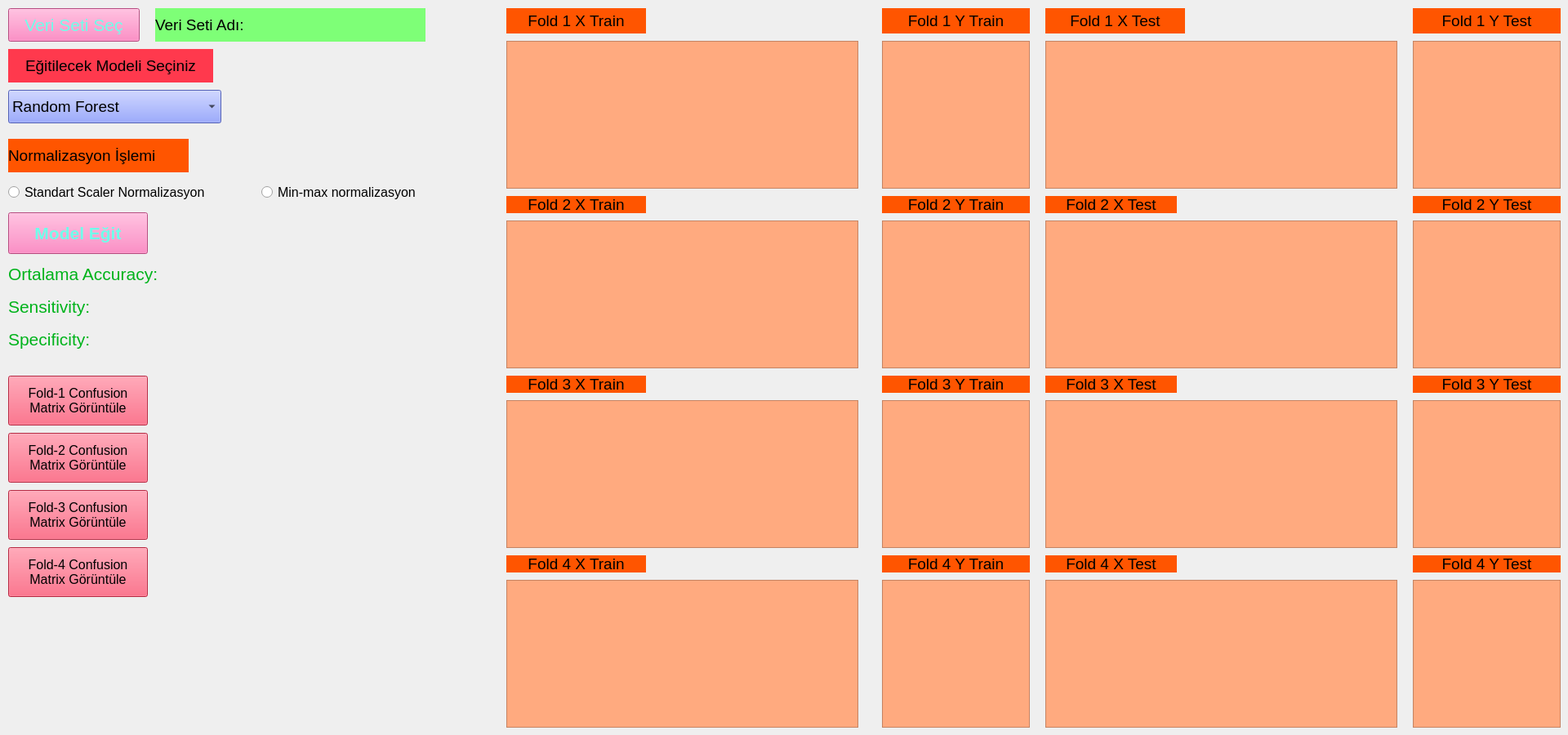
    <widget class="QWidget" name="tab_3">
     <attribute name="title">
      <string>K-Fold Model Eğitimi</string>
     </attribute>
     <widget class="QComboBox" name="cmbModelKFold">
      <property name="geometry">
       <rect>
        <x>10</x>
        <y>110</y>
        <width>261</width>
        <height>41</height>
       </rect>
      </property>
      <property name="font">
       <font>
        <pointsize>14</pointsize>
       </font>
      </property>
      <property name="styleSheet">
       <string notr="true">background-color: rgb(115, 134, 255);</string>
      </property>
      <property name="currentText">
       <string>Random Forest</string>
      </property>
      <item>
       <property name="text">
        <string>Random Forest</string>
       </property>
      </item>
      <item>
       <property name="text">
        <string>Decision Tree</string>
       </property>
      </item>
      <item>
       <property name="text">
        <string>KNN-Classifier</string>
       </property>
      </item>
     </widget>
     <widget class="QPushButton" name="btnverKFold">
      <property name="geometry">
       <rect>
        <x>10</x>
        <y>10</y>
        <width>161</width>
        <height>41</height>
       </rect>
      </property>
      <property name="font">
       <font>
        <pointsize>16</pointsize>
       </font>
      </property>
      <property name="styleSheet">
       <string notr="true">color: rgb(112, 255, 234);
background-color: rgb(255, 107, 179);</string>
      </property>
      <property name="text">
       <string>Veri Seti Seç</string>
      </property>
     </widget>
     <widget class="QRadioButton" name="rbStanKFold">
      <property name="geometry">
       <rect>
        <x>10</x>
        <y>220</y>
        <width>301</width>
        <height>31</height>
       </rect>
      </property>
      <property name="font">
       <font>
        <pointsize>12</pointsize>
       </font>
      </property>
      <property name="text">
       <string>Standart Scaler Normalizasyon</string>
      </property>
     </widget>
     <widget class="QLabel" name="lblSpeKFold">
      <property name="geometry">
       <rect>
        <x>10</x>
        <y>400</y>
        <width>421</width>
        <height>31</height>
       </rect>
      </property>
      <property name="font">
       <font>
        <pointsize>16</pointsize>
       </font>
      </property>
      <property name="styleSheet">
       <string notr="true">color:rgb(0, 179, 27)</string>
      </property>
      <property name="text">
       <string>Specificity: </string>
      </property>
     </widget>
     <widget class="QLabel" name="lblVeriSeti_10">
      <property name="geometry">
       <rect>
        <x>10</x>
        <y>170</y>
        <width>221</width>
        <height>41</height>
       </rect>
      </property>
      <property name="font">
       <font>
        <pointsize>14</pointsize>
       </font>
      </property>
      <property name="styleSheet">
       <string notr="true">background-color: rgb(255, 85, 0);</string>
      </property>
      <property name="text">
       <string>Normalizasyon İşlemi</string>
      </property>
     </widget>
     <widget class="QLabel" name="label_3">
      <property name="geometry">
       <rect>
        <x>10</x>
        <y>60</y>
        <width>251</width>
        <height>41</height>
       </rect>
      </property>
      <property name="font">
       <font>
        <pointsize>14</pointsize>
       </font>
      </property>
      <property name="styleSheet">
       <string notr="true">background-color:rgb(255, 57, 77)</string>
      </property>
      <property name="text">
       <string>Eğitilecek Modeli Seçiniz</string>
      </property>
      <property name="alignment">
       <set>Qt::AlignCenter</set>
      </property>
     </widget>
     <widget class="QLabel" name="lblACCKFold">
      <property name="geometry">
       <rect>
        <x>10</x>
        <y>320</y>
        <width>431</width>
        <height>31</height>
       </rect>
      </property>
      <property name="font">
       <font>
        <pointsize>16</pointsize>
       </font>
      </property>
      <property name="styleSheet">
       <string notr="true">color:rgb(0, 179, 27)</string>
      </property>
      <property name="text">
       <string>Ortalama Accuracy:</string>
      </property>
     </widget>
     <widget class="QLabel" name="lblSenKFold">
      <property name="geometry">
       <rect>
        <x>10</x>
        <y>360</y>
        <width>421</width>
        <height>31</height>
       </rect>
      </property>
      <property name="font">
       <font>
        <pointsize>16</pointsize>
       </font>
      </property>
      <property name="styleSheet">
       <string notr="true">color:rgb(0, 179, 27)</string>
      </property>
      <property name="text">
       <string>Sensitivity:</string>
      </property>
     </widget>
     <widget class="QRadioButton" name="rbMinMaxKFold">
      <property name="geometry">
       <rect>
        <x>320</x>
        <y>220</y>
        <width>241</width>
        <height>31</height>
       </rect>
      </property>
      <property name="font">
       <font>
        <pointsize>12</pointsize>
       </font>
      </property>
      <property name="text">
       <string>Min-max normalizasyon</string>
      </property>
     </widget>
     <widget class="QLabel" name="lblVeriSetiKFold">
      <property name="geometry">
       <rect>
        <x>190</x>
        <y>10</y>
        <width>331</width>
        <height>41</height>
       </rect>
      </property>
      <property name="font">
       <font>
        <pointsize>14</pointsize>
       </font>
      </property>
      <property name="styleSheet">
       <string notr="true">background-color:rgb(126, 255, 119)</string>
      </property>
      <property name="text">
       <string>Veri Seti Adı: </string>
      </property>
     </widget>
     <widget class="QLabel" name="lblVeriSeti_12">
      <property name="geometry">
       <rect>
        <x>620</x>
        <y>10</y>
        <width>171</width>
        <height>31</height>
       </rect>
      </property>
      <property name="font">
       <font>
        <pointsize>14</pointsize>
       </font>
      </property>
      <property name="styleSheet">
       <string notr="true">background-color: rgb(255, 85, 0);</string>
      </property>
      <property name="text">
       <string>Fold 1 X Train</string>
      </property>
      <property name="alignment">
       <set>Qt::AlignCenter</set>
      </property>
     </widget>
     <widget class="QLabel" name="lblVeriSeti_13">
      <property name="geometry">
       <rect>
        <x>1080</x>
        <y>10</y>
        <width>181</width>
        <height>31</height>
       </rect>
      </property>
      <property name="font">
       <font>
        <pointsize>14</pointsize>
       </font>
      </property>
      <property name="styleSheet">
       <string notr="true">background-color: rgb(255, 85, 0);</string>
      </property>
      <property name="text">
       <string>Fold 1 Y Train</string>
      </property>
      <property name="alignment">
       <set>Qt::AlignCenter</set>
      </property>
     </widget>
     <widget class="QTableWidget" name="tblKFold1XTrain">
      <property name="geometry">
       <rect>
        <x>620</x>
        <y>50</y>
        <width>431</width>
        <height>181</height>
       </rect>
      </property>
      <property name="styleSheet">
       <string notr="true">background-color: rgb(255, 170, 127);</string>
      </property>
     </widget>
     <widget class="QTableWidget" name="tblKFold1YTrain">
      <property name="geometry">
       <rect>
        <x>1080</x>
        <y>50</y>
        <width>181</width>
        <height>181</height>
       </rect>
      </property>
      <property name="styleSheet">
       <string notr="true">background-color: rgb(255, 170, 127);</string>
      </property>
     </widget>
     <widget class="QLabel" name="lblVeriSeti_14">
      <property name="geometry">
       <rect>
        <x>620</x>
        <y>240</y>
        <width>171</width>
        <height>21</height>
       </rect>
      </property>
      <property name="font">
       <font>
        <pointsize>14</pointsize>
       </font>
      </property>
      <property name="styleSheet">
       <string notr="true">background-color: rgb(255, 85, 0);</string>
      </property>
      <property name="text">
       <string>Fold 2 X Train</string>
      </property>
      <property name="alignment">
       <set>Qt::AlignCenter</set>
      </property>
     </widget>
     <widget class="QLabel" name="lblVeriSeti_15">
      <property name="geometry">
       <rect>
        <x>1080</x>
        <y>240</y>
        <width>181</width>
        <height>21</height>
       </rect>
      </property>
      <property name="font">
       <font>
        <pointsize>14</pointsize>
       </font>
      </property>
      <property name="styleSheet">
       <string notr="true">background-color: rgb(255, 85, 0);</string>
      </property>
      <property name="text">
       <string>Fold 2 Y Train</string>
      </property>
      <property name="alignment">
       <set>Qt::AlignCenter</set>
      </property>
     </widget>
     <widget class="QTableWidget" name="tblKFold2XTrain">
      <property name="geometry">
       <rect>
        <x>620</x>
        <y>270</y>
        <width>431</width>
        <height>181</height>
       </rect>
      </property>
      <property name="styleSheet">
       <string notr="true">background-color: rgb(255, 170, 127);</string>
      </property>
     </widget>
     <widget class="QTableWidget" name="tblKFold2YTrain">
      <property name="geometry">
       <rect>
        <x>1080</x>
        <y>270</y>
        <width>181</width>
        <height>181</height>
       </rect>
      </property>
      <property name="styleSheet">
       <string notr="true">background-color: rgb(255, 170, 127);</string>
      </property>
     </widget>
     <widget class="QLabel" name="lblVeriSeti_20">
      <property name="geometry">
       <rect>
        <x>1280</x>
        <y>10</y>
        <width>171</width>
        <height>31</height>
       </rect>
      </property>
      <property name="font">
       <font>
        <pointsize>14</pointsize>
       </font>
      </property>
      <property name="styleSheet">
       <string notr="true">background-color: rgb(255, 85, 0);</string>
      </property>
      <property name="text">
       <string>Fold 1 X Test</string>
      </property>
      <property name="alignment">
       <set>Qt::AlignCenter</set>
      </property>
     </widget>
     <widget class="QLabel" name="lblVeriSeti_21">
      <property name="geometry">
       <rect>
        <x>1730</x>
        <y>10</y>
        <width>181</width>
        <height>31</height>
       </rect>
      </property>
      <property name="font">
       <font>
        <pointsize>14</pointsize>
       </font>
      </property>
      <property name="styleSheet">
       <string notr="true">background-color: rgb(255, 85, 0);</string>
      </property>
      <property name="text">
       <string>Fold 1 Y Test</string>
      </property>
      <property name="alignment">
       <set>Qt::AlignCenter</set>
      </property>
     </widget>
     <widget class="QTableWidget" name="tblKFold1XTest">
      <property name="geometry">
       <rect>
        <x>1280</x>
        <y>50</y>
        <width>431</width>
        <height>181</height>
       </rect>
      </property>
      <property name="styleSheet">
       <string notr="true">background-color: rgb(255, 170, 127);</string>
      </property>
     </widget>
     <widget class="QTableWidget" name="tblKFold1YTest">
      <property name="geometry">
       <rect>
        <x>1730</x>
        <y>50</y>
        <width>181</width>
        <height>181</height>
       </rect>
      </property>
      <property name="styleSheet">
       <string notr="true">background-color: rgb(255, 170, 127);</string>
      </property>
     </widget>
     <widget class="QPushButton" name="btnModelEgitKFold">
      <property name="geometry">
       <rect>
        <x>10</x>
        <y>260</y>
        <width>171</width>
        <height>51</height>
       </rect>
      </property>
      <property name="font">
       <font>
        <pointsize>16</pointsize>
        <weight>75</weight>
        <bold>true</bold>
       </font>
      </property>
      <property name="styleSheet">
       <string notr="true">color: rgb(112, 255, 234);
background-color: rgb(255, 107, 179);</string>
      </property>
      <property name="text">
       <string>Model Eğit</string>
      </property>
     </widget>
     <widget class="QTableWidget" name="tblKFold2XTest">
      <property name="geometry">
       <rect>
        <x>1280</x>
        <y>270</y>
        <width>431</width>
        <height>181</height>
       </rect>
      </property>
      <property name="styleSheet">
       <string notr="true">background-color: rgb(255, 170, 127);</string>
      </property>
     </widget>
     <widget class="QTableWidget" name="tblKFold2YTest">
      <property name="geometry">
       <rect>
        <x>1730</x>
        <y>270</y>
        <width>181</width>
        <height>181</height>
       </rect>
      </property>
      <property name="styleSheet">
       <string notr="true">background-color: rgb(255, 170, 127);</string>
      </property>
     </widget>
     <widget class="QLabel" name="lblVeriSeti_22">
      <property name="geometry">
       <rect>
        <x>1280</x>
        <y>240</y>
        <width>161</width>
        <height>21</height>
       </rect>
      </property>
      <property name="font">
       <font>
        <pointsize>14</pointsize>
       </font>
      </property>
      <property name="styleSheet">
       <string notr="true">background-color: rgb(255, 85, 0);</string>
      </property>
      <property name="text">
       <string>Fold 2 X Test</string>
      </property>
      <property name="alignment">
       <set>Qt::AlignCenter</set>
      </property>
     </widget>
     <widget class="QLabel" name="lblVeriSeti_23">
      <property name="geometry">
       <rect>
        <x>1730</x>
        <y>240</y>
        <width>181</width>
        <height>21</height>
       </rect>
      </property>
      <property name="font">
       <font>
        <pointsize>14</pointsize>
       </font>
      </property>
      <property name="styleSheet">
       <string notr="true">background-color: rgb(255, 85, 0);</string>
      </property>
      <property name="text">
       <string>Fold 2 Y Test</string>
      </property>
      <property name="alignment">
       <set>Qt::AlignCenter</set>
      </property>
     </widget>
     <widget class="QLabel" name="lblVeriSeti_42">
      <property name="geometry">
       <rect>
        <x>1280</x>
        <y>460</y>
        <width>161</width>
        <height>21</height>
       </rect>
      </property>
      <property name="font">
       <font>
        <pointsize>14</pointsize>
       </font>
      </property>
      <property name="styleSheet">
       <string notr="true">background-color: rgb(255, 85, 0);</string>
      </property>
      <property name="text">
       <string>Fold 3 X Test</string>
      </property>
      <property name="alignment">
       <set>Qt::AlignCenter</set>
      </property>
     </widget>
     <widget class="QTableWidget" name="tblKFold3YTest">
      <property name="geometry">
       <rect>
        <x>1730</x>
        <y>490</y>
        <width>181</width>
        <height>181</height>
       </rect>
      </property>
      <property name="styleSheet">
       <string notr="true">background-color: rgb(255, 170, 127);</string>
      </property>
     </widget>
     <widget class="QTableWidget" name="tblKFold3XTest">
      <property name="geometry">
       <rect>
        <x>1280</x>
        <y>490</y>
        <width>431</width>
        <height>181</height>
       </rect>
      </property>
      <property name="styleSheet">
       <string notr="true">background-color: rgb(255, 170, 127);</string>
      </property>
     </widget>
     <widget class="QLabel" name="lblVeriSeti_40">
      <property name="geometry">
       <rect>
        <x>620</x>
        <y>460</y>
        <width>171</width>
        <height>21</height>
       </rect>
      </property>
      <property name="font">
       <font>
        <pointsize>14</pointsize>
       </font>
      </property>
      <property name="styleSheet">
       <string notr="true">background-color: rgb(255, 85, 0);</string>
      </property>
      <property name="text">
       <string>Fold 3 X Train</string>
      </property>
      <property name="alignment">
       <set>Qt::AlignCenter</set>
      </property>
     </widget>
     <widget class="QLabel" name="lblVeriSeti_41">
      <property name="geometry">
       <rect>
        <x>1730</x>
        <y>460</y>
        <width>181</width>
        <height>21</height>
       </rect>
      </property>
      <property name="font">
       <font>
        <pointsize>14</pointsize>
       </font>
      </property>
      <property name="styleSheet">
       <string notr="true">background-color: rgb(255, 85, 0);</string>
      </property>
      <property name="text">
       <string>Fold 3 Y Test</string>
      </property>
      <property name="alignment">
       <set>Qt::AlignCenter</set>
      </property>
     </widget>
     <widget class="QTableWidget" name="tblKFold3YTrain">
      <property name="geometry">
       <rect>
        <x>1080</x>
        <y>490</y>
        <width>181</width>
        <height>181</height>
       </rect>
      </property>
      <property name="styleSheet">
       <string notr="true">background-color: rgb(255, 170, 127);</string>
      </property>
     </widget>
     <widget class="QTableWidget" name="tblKFold3XTrain">
      <property name="geometry">
       <rect>
        <x>620</x>
        <y>490</y>
        <width>431</width>
        <height>181</height>
       </rect>
      </property>
      <property name="styleSheet">
       <string notr="true">background-color: rgb(255, 170, 127);</string>
      </property>
     </widget>
     <widget class="QLabel" name="lblVeriSeti_39">
      <property name="geometry">
       <rect>
        <x>1080</x>
        <y>460</y>
        <width>181</width>
        <height>21</height>
       </rect>
      </property>
      <property name="font">
       <font>
        <pointsize>14</pointsize>
       </font>
      </property>
      <property name="styleSheet">
       <string notr="true">background-color: rgb(255, 85, 0);</string>
      </property>
      <property name="text">
       <string>Fold 3 Y Train</string>
      </property>
      <property name="alignment">
       <set>Qt::AlignCenter</set>
      </property>
     </widget>
     <widget class="QLabel" name="lblVeriSeti_43">
      <property name="geometry">
       <rect>
        <x>1080</x>
        <y>680</y>
        <width>181</width>
        <height>21</height>
       </rect>
      </property>
      <property name="font">
       <font>
        <pointsize>14</pointsize>
       </font>
      </property>
      <property name="styleSheet">
       <string notr="true">background-color: rgb(255, 85, 0);</string>
      </property>
      <property name="text">
       <string>Fold 4 Y Train</string>
      </property>
      <property name="alignment">
       <set>Qt::AlignCenter</set>
      </property>
     </widget>
     <widget class="QTableWidget" name="tblKFold4YTest">
      <property name="geometry">
       <rect>
        <x>1730</x>
        <y>710</y>
        <width>181</width>
        <height>181</height>
       </rect>
      </property>
      <property name="styleSheet">
       <string notr="true">background-color: rgb(255, 170, 127);</string>
      </property>
     </widget>
     <widget class="QTableWidget" name="tblKFold4XTrain">
      <property name="geometry">
       <rect>
        <x>620</x>
        <y>710</y>
        <width>431</width>
        <height>181</height>
       </rect>
      </property>
      <property name="styleSheet">
       <string notr="true">background-color: rgb(255, 170, 127);</string>
      </property>
     </widget>
     <widget class="QLabel" name="lblVeriSeti_44">
      <property name="geometry">
       <rect>
        <x>620</x>
        <y>680</y>
        <width>171</width>
        <height>21</height>
       </rect>
      </property>
      <property name="font">
       <font>
        <pointsize>14</pointsize>
       </font>
      </property>
      <property name="styleSheet">
       <string notr="true">background-color: rgb(255, 85, 0);</string>
      </property>
      <property name="text">
       <string>Fold 4 X Train</string>
      </property>
      <property name="alignment">
       <set>Qt::AlignCenter</set>
      </property>
     </widget>
     <widget class="QTableWidget" name="tblKFold4XTest">
      <property name="geometry">
       <rect>
        <x>1280</x>
        <y>710</y>
        <width>431</width>
        <height>181</height>
       </rect>
      </property>
      <property name="styleSheet">
       <string notr="true">background-color: rgb(255, 170, 127);</string>
      </property>
     </widget>
     <widget class="QLabel" name="lblVeriSeti_45">
      <property name="geometry">
       <rect>
        <x>1730</x>
        <y>680</y>
        <width>181</width>
        <height>21</height>
       </rect>
      </property>
      <property name="font">
       <font>
        <pointsize>14</pointsize>
       </font>
      </property>
      <property name="styleSheet">
       <string notr="true">background-color: rgb(255, 85, 0);</string>
      </property>
      <property name="text">
       <string>Fold 4 Y Test</string>
      </property>
      <property name="alignment">
       <set>Qt::AlignCenter</set>
      </property>
     </widget>
     <widget class="QTableWidget" name="tblKFold4YTrain">
      <property name="geometry">
       <rect>
        <x>1080</x>
        <y>710</y>
        <width>181</width>
        <height>181</height>
       </rect>
      </property>
      <property name="styleSheet">
       <string notr="true">background-color: rgb(255, 170, 127);</string>
      </property>
     </widget>
     <widget class="QLabel" name="lblVeriSeti_46">
      <property name="geometry">
       <rect>
        <x>1280</x>
        <y>680</y>
        <width>161</width>
        <height>21</height>
       </rect>
      </property>
      <property name="font">
       <font>
        <pointsize>14</pointsize>
       </font>
      </property>
      <property name="styleSheet">
       <string notr="true">background-color: rgb(255, 85, 0);</string>
      </property>
      <property name="text">
       <string>Fold 4 X Test</string>
      </property>
      <property name="alignment">
       <set>Qt::AlignCenter</set>
      </property>
     </widget>
     <widget class="QLabel" name="lblFold1">
      <property name="geometry">
       <rect>
        <x>460</x>
        <y>70</y>
        <width>151</width>
        <height>31</height>
       </rect>
      </property>
      <property name="font">
       <font>
        <pointsize>12</pointsize>
       </font>
      </property>
      <property name="styleSheet">
       <string notr="true">color: rgb(65, 159, 112)</string>
      </property>
      <property name="text">
       <string/>
      </property>
     </widget>
     <widget class="QLabel" name="lblFold2">
      <property name="geometry">
       <rect>
        <x>460</x>
        <y>280</y>
        <width>151</width>
        <height>31</height>
       </rect>
      </property>
      <property name="font">
       <font>
        <pointsize>12</pointsize>
       </font>
      </property>
      <property name="styleSheet">
       <string notr="true">color: rgb(65, 159, 112)</string>
      </property>
      <property name="text">
       <string/>
      </property>
     </widget>
     <widget class="QLabel" name="lblFold3">
      <property name="geometry">
       <rect>
        <x>460</x>
        <y>500</y>
        <width>151</width>
        <height>31</height>
       </rect>
      </property>
      <property name="font">
       <font>
        <pointsize>12</pointsize>
       </font>
      </property>
      <property name="styleSheet">
       <string notr="true">color: rgb(65, 159, 112)</string>
      </property>
      <property name="text">
       <string/>
      </property>
     </widget>
     <widget class="QLabel" name="lblFold4">
      <property name="geometry">
       <rect>
        <x>460</x>
        <y>720</y>
        <width>151</width>
        <height>31</height>
       </rect>
      </property>
      <property name="font">
       <font>
        <pointsize>12</pointsize>
       </font>
      </property>
      <property name="styleSheet">
       <string notr="true">color: rgb(65, 159, 112)</string>
      </property>
      <property name="text">
       <string/>
      </property>
     </widget>
     <widget class="QPushButton" name="btnConfusionKFold1">
      <property name="geometry">
       <rect>
        <x>10</x>
        <y>460</y>
        <width>171</width>
        <height>61</height>
       </rect>
      </property>
      <property name="font">
       <font>
        <pointsize>12</pointsize>
       </font>
      </property>
      <property name="styleSheet">
       <string notr="true">background-color:rgb(255, 57, 93)</string>
      </property>
      <property name="text">
       <string>Fold-1 Confusion 
Matrix Görüntüle</string>
      </property>
     </widget>
     <widget class="QPushButton" name="btnConfusionKFold2">
      <property name="geometry">
       <rect>
        <x>10</x>
        <y>530</y>
        <width>171</width>
        <height>61</height>
       </rect>
      </property>
      <property name="font">
       <font>
        <pointsize>12</pointsize>
       </font>
      </property>
      <property name="styleSheet">
       <string notr="true">background-color:rgb(255, 57, 93)</string>
      </property>
      <property name="text">
       <string>Fold-2 Confusion 
Matrix Görüntüle</string>
      </property>
     </widget>
     <widget class="QPushButton" name="btnConfusionKFold3">
      <property name="geometry">
       <rect>
        <x>10</x>
        <y>600</y>
        <width>171</width>
        <height>61</height>
       </rect>
      </property>
      <property name="font">
       <font>
        <pointsize>12</pointsize>
       </font>
      </property>
      <property name="styleSheet">
       <string notr="true">background-color:rgb(255, 57, 93)</string>
      </property>
      <property name="text">
       <string>Fold-3 Confusion 
Matrix Görüntüle</string>
      </property>
     </widget>
     <widget class="QPushButton" name="btnConfusionKFold4">
      <property name="geometry">
       <rect>
        <x>10</x>
        <y>670</y>
        <width>171</width>
        <height>61</height>
       </rect>
      </property>
      <property name="font">
       <font>
        <pointsize>12</pointsize>
       </font>
      </property>
      <property name="styleSheet">
       <string notr="true">background-color:rgb(255, 57, 93)</string>
      </property>
      <property name="text">
       <string>Fold-4 Confusion 
Matrix Görüntüle</string>
      </property>
     </widget>
    </widget>
